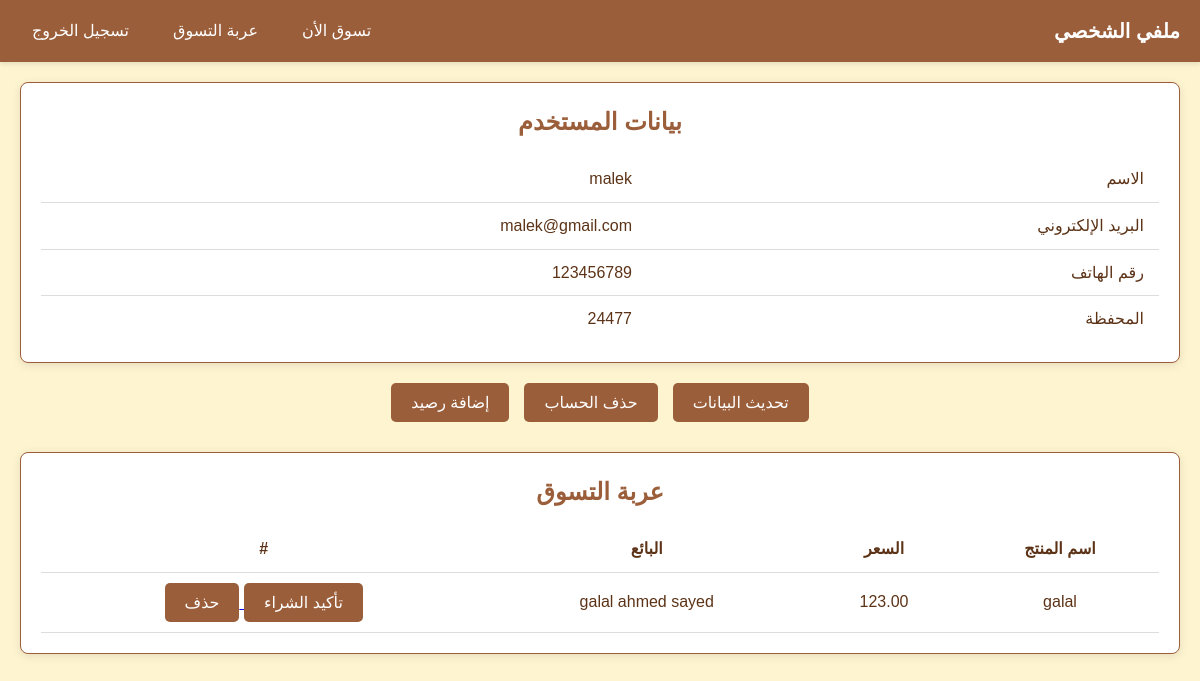
/user-dashboard/index.php (signed in), run on the app's committed database.
### tables this page shows
CREATE TABLE `users` (
  `user_id` int(11) NOT NULL,
  `user_name` varchar(50) NOT NULL,
  `user_email` varchar(32) NOT NULL,
  `user_mobile` varchar(20) NOT NULL,
  `user_password` varchar(30) NOT NULL,
  `user_role` varchar(6) DEFAULT NULL,
  `user_wallet` int(11) NOT NULL,
  `user_ItemsNumber` int(11) NOT NULL
);

CREATE TABLE `cart` (
  `cart_id` int(11) NOT NULL,
  `item_id` int(11) DEFAULT NULL,
  `buyer_id` int(11) DEFAULT NULL
);

CREATE TABLE `items` (
  `item_id` int(11) NOT NULL,
  `item_name` varchar(255) NOT NULL,
  `item_price` decimal(10,2) NOT NULL,
  `item_description` text DEFAULT NULL,
  `item_quantity` int(11) NOT NULL,
  `user_id` int(11) NOT NULL,
  `item_image_path` varchar(255) DEFAULT NULL,
  `final_rating` float DEFAULT 0
);

### user-dashboard/index.php (the view, shortened to what this page needs)
<?php
include("../connect.php");
$stmt = $db->prepare("SELECT user_name,user_email,user_mobile,user_wallet from users where user_id=:id");
$stmt->bindParam(':id', $_SESSION['user_id'], PDO::PARAM_INT);
$stmt->execute();
$result = $stmt->fetch(PDO::FETCH_ASSOC);
$stmt1 = $db->prepare('SELECT items.item_name,items.item_price,users.user_name,cart.item_id
 from items,cart,users
 where cart.item_id=items.item_id AND cart.buyer_id=:id AND users.user_id=items.user_id');
$stmt1->bindParam(':id', $_SESSION['user_id'], PDO::PARAM_INT);
$stmt1->execute();
$carts = $stmt1->fetchAll(PDO::FETCH_ASSOC);
?>
<!DOCTYPE html>
<html lang="ar" dir="rtl">
<head>
  <link rel="stylesheet" href="style.css">
</head>
<body>
  <nav class="navbar">
    <div class="logo">ملفي الشخصي</div>
    <ul>
      <li><a href="../availableproducts/index.php">تسوق الأن</a></li>
      <li><a href="#cart">عربة التسوق</a></li>
      <li><a href="../seller-dashboard/session.php">تسجيل الخروج</a></li>
    </ul>
  </nav>
  <main>
    <section class="user-info">
      <h2>بيانات المستخدم</h2>
      <table>
        <tr>
          <td>الاسم</td>
          <td><?php echo $result['user_name'] ?></td>
        </tr>
        <tr>
          <td>البريد الإلكتروني</td>
          <td><?php echo $result['user_email'] ?></td>
        </tr>
        <tr>
          <td>رقم الهاتف</td>
          <td><?php echo $result['user_mobile'] ?></td>
        </tr>
        <tr>
          <td>المحفظة</td>
          <td><?php echo $result['user_wallet'] ?></td>
        </tr>
      </table>
    </section>
    <div class="action-buttons">
      <a href="edit-user.php?user-id= <?php echo $_SESSION['user_id']; ?>"><button class="update">تحديث البيانات</button></a>
      <button class="delete" onclick="confirmDelete('سيتم حذف الحساب','delete-account.php?delete=true')">حذف الحساب</button>
      <button class="btn add-credit-btn" onclick="window.location.href='../seller-dashboard/add.php'">إضافة رصيد</button>
    </div>
    <section class="cart" id="cart">
      <h2>عربة التسوق</h2>
      <table>
        <thead>
          <tr>
            <th>اسم المنتج</th>
            <th>السعر</th>
            <th>البائع</th>
            <th>#</th>
          </tr>
          <?php
          foreach ($carts as $cart) {
            echo '<tr>';
            echo '<td>' . $cart['item_name'] . '</td>';
            echo '<td>' . $cart['item_price'] . '</td>';
            echo '<td>' . $cart['user_name'] . '</td>';
            echo "<td>
                             <a href='../availableproducts/purchase.php?product-id=" . $cart['item_id'] . "'>
                                 <button class='btn edit-btn'>تأكيد الشراء</button>
                             </a>
                             <button class='btn delete-btn' onclick=\"confirmDelete('سيتم حذف المنتج من السلة', 'delete-cart.php?product_id=" . $cart['item_id'] . "')\">حذف</button>
                           </td>";
            echo '</tr>';
          }
          ?>
        </thead>
      </table>
    </section>
  </main>
</body>
</html>

### user-dashboard/style.css (style rules this page uses)
* { margin: 0; padding: 0; box-sizing: border-box; }
body { font-family: 'Cairo', sans-serif; background-color: #fef4d0; color: #5c3317; direction: rtl; line-height: 1.6; }
.navbar { display: flex; justify-content: space-between; align-items: center; padding: 15px 20px; background-color: #9b5e3a; box-shadow: 0 2px 5px rgba(0, 0, 0, 0.1); }
.navbar .logo { color: #fff; font-size: 20px; font-weight: bold; }
.navbar ul { list-style: none; display: flex; gap: 20px; }
.navbar ul li a { text-decoration: none; color: #fff; font-size: 16px; padding: 8px 12px; transition: all 0.3s ease; }
main { padding: 20px; max-width: 1200px; margin: 0 auto; }
.user-info { background-color: #fff; border: 1px solid #9b5e3a; border-radius: 8px; padding: 20px; box-shadow: 0 2px 10px rgba(0, 0, 0, 0.1); margin-bottom: 20px; }
.user-info h2 { color: #9b5e3a; margin-bottom: 15px; text-align: center; }
.user-info table { width: 100%; border-collapse: collapse; }
.user-info table td { padding: 10px 15px; border-bottom: 1px solid #ddd; }
.user-info table tr:last-child td { border-bottom: none; }
.action-buttons { display: flex; justify-content: center; gap: 15px; margin-bottom: 30px; }
button { padding: 10px 20px; border: none; border-radius: 5px; background-color: #9b5e3a; color: #fff; cursor: pointer; font-size: 16px; transition: all 0.3s ease; }
.cart { background-color: #fff; border: 1px solid #9b5e3a; border-radius: 8px; padding: 20px; box-shadow: 0 2px 10px rgba(0, 0, 0, 0.1); }
.cart h2 { color: #9b5e3a; margin-bottom: 15px; text-align: center; }
.cart table { width: 100%; border-collapse: collapse; }
.cart table th, .cart table td { padding: 10px 15px; text-align: center; border-bottom: 1px solid #ddd; }

### data on the page
users: user_name "malek", user_email "malek@gmail.com", user_mobile "123456789", user_wallet "24477"
cart: item.item_name "galal", item.item_price "123.00", users.user_name "galal ahmed sayed"
